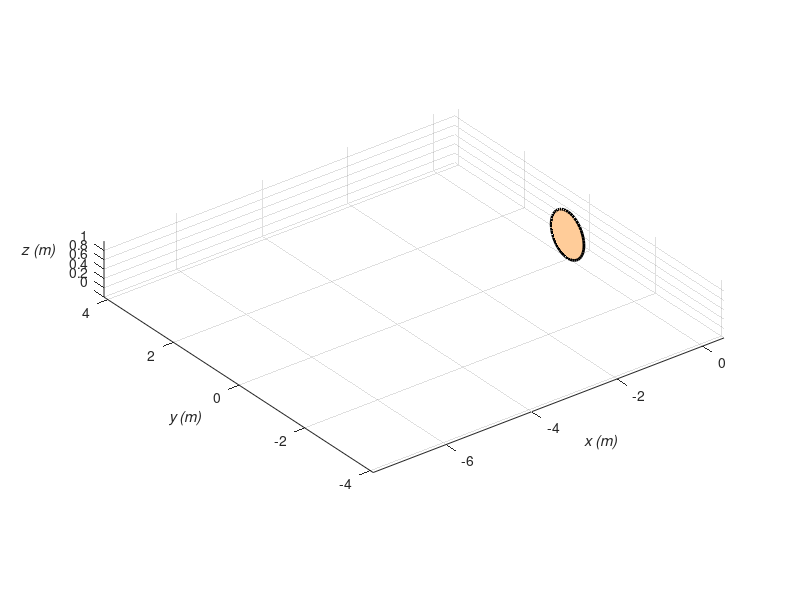

Reproduce this figure in MATLAB. (Note: this script raises an error after producing the figure.)
clear all %#ok<CLALL>
close all
clc

T = 30; % Time of the simulation (s)
dt = 0.01; % Time step (s)
N = T/dt;

x = zeros(N, 1);
y = zeros(N, 1);
z = zeros(N, 1);
phi = zeros(N, 1);
theta = zeros(N, 1);

% Disk
R = 0.5; % Radius (m)
sides = 48;
angle = linspace(0, 2*pi, sides)';
circ1 = R*cos(angle);
circ2 = R*sin(angle) + R;
xDisk = zeros(sides,N);
yDisk = zeros(sides,N);
zDisk = zeros(sides,N);

% Initial conditions
x0 = 0;
y0 = 0;
phi0 = pi/2;
theta0 = 0;
omega = pi/4;
Omega = 4*sqrt(2);
% Use explicit Euler
x(1) = dt*(R*cos(phi0)*Omega) + x0;
y(1) = dt*(R*sin(phi0)*Omega) + y0;
phi(1) = omega*dt + phi0;
theta(1) = Omega*dt + theta0;
xDisk(:,1) = x(1) + zeros(sides, 1);
yDisk(:,1) = y(1) + circ1;
zDisk(:,1) = z(1) + circ2;
for t = 1:N-1
    x(t+1) = x(t) + dt*(R*cos(phi(t))*Omega);
    y(t+1) = y(t) + dt*(R*sin(phi(t))*Omega);
    phi(t+1) = omega*(t+1)*dt + phi0;
    theta(t+1) = Omega*(t+1)*dt + theta0;
    % TODO: apply rotation matrices
    xDisk(:,t+1) = x(t+1) + zeros(sides, 1);
    yDisk(:,t+1) = y(t+1) + circ1;
    zDisk(:,t+1) = z(t+1) + circ2;
end

% Setup video
figure
set(gcf, 'color', 'w')
plot3(x(1), y(1), 0);
xlabel('\itx (m)')
ylabel('\ity (m)')
zlabel('\itz (m)            ', 'rotation', 0)
axis equal
xlim([min(x)-R, max(x)+R])
ylim([min(y)-R, max(y)+R])
zlim([0, 1.2*(2*R)])
grid on

path = line('xdata', x(1:1), 'ydata', y(1:1), 'zdata', z(1:1), 'color', 'b', 'linewidth', 2);
disk = patch('xdata', xDisk(:,1), 'ydata', yDisk(:,1), 'zdata', zDisk(:,1), 'facecolor', [1, 0.8, 0.6], 'linewidth', 2);

animation = VideoWriter('vertical-rolling-disk.avi');
animation.FrameRate = 1/dt;
open(animation);

for t = 1:N
    set(path, 'xdata', x(1:t), 'ydata', y(1:t), 'zdata', z(1:t));
    set(disk, 'xdata', xDisk(:,t), 'ydata', yDisk(:,t), 'zdata', zDisk(:,t));
    drawnow
    writeVideo(animation, getframe(gcf));
end 

close(animation);
